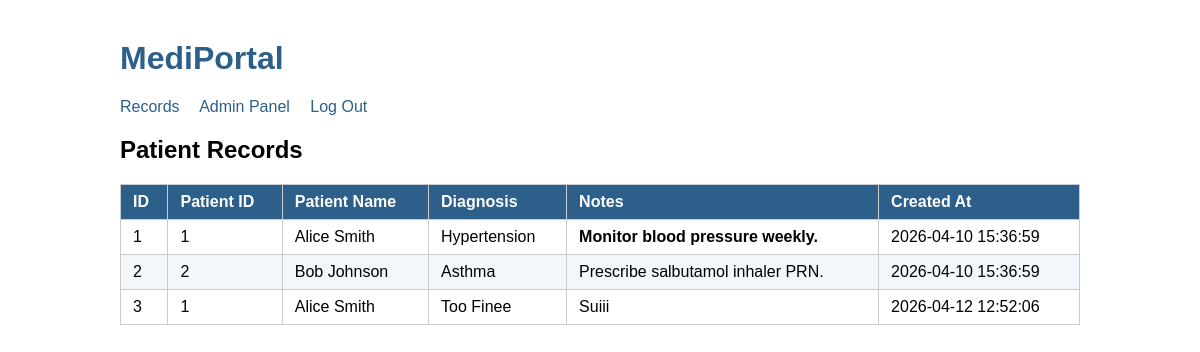
The page /records (signed in) on the database its author committed.
### tables this page shows
CREATE TABLE records (
            id INTEGER PRIMARY KEY AUTOINCREMENT,
            patient_id INTEGER NOT NULL,
            patient_name TEXT NOT NULL,
            diagnosis TEXT NOT NULL,
            notes TEXT,
            created_at TIMESTAMP DEFAULT CURRENT_TIMESTAMP
        );

### records.py (the view)
@records_bp.route("/records")
def view_records():
    redir = login_required()
    if redir:
        return redir
    db = get_db()
    cursor = db.cursor()
    patient_id = request.args.get("patient_id", "")
    search = request.args.get("search", "")
    role = session.get("role", "")
    if role == "patient":
        user_id = str(session.get("user_id", ""))
        query = "SELECT * FROM records WHERE patient_id = " + user_id
        cursor.execute(query)
    elif patient_id:
        query = "SELECT * FROM records WHERE patient_id = " + patient_id
        cursor.execute(query)
    elif search:
        query = "SELECT * FROM records WHERE patient_name LIKE '%{}%' OR diagnosis LIKE '%{}%'".format(search, search)
        cursor.execute(query)
    else:
        cursor.execute("SELECT * FROM records")
    records = cursor.fetchall()
    db.close()
    return render_template("records.html", records=records, role=role)

### records.py (called while the page is built)
def get_db():
    db = sqlite3.connect(DATABASE_PATH)
    db.row_factory = sqlite3.Row
    return db

def login_required():
    if "user" not in session:
        return redirect(url_for("auth.login"))
    return None

### templates/records.html (shortened to what this page needs)
<!DOCTYPE html>
<html lang="en">
<head>
</head>
<body>
    <h1>MediPortal</h1>
    <nav>
        <a href="/records">Records</a>
        <a href="/admin">Admin Panel</a>
        <a href="/logout">Log Out</a>
    </nav>
    <h2>Patient Records</h2>
    <table>
        <thead>
            <tr>
                <th>ID</th>
                <th>Patient ID</th>
                <th>Patient Name</th>
                <th>Diagnosis</th>
                <th>Notes</th>
                <th>Created At</th>
            </tr>
        </thead>
        <tbody>
            {% for record in records %}
            <tr>
                <td>{{ record.id }}</td>
                <td>{{ record.patient_id }}</td>
                <td>{{ record.patient_name }}</td>
                <td>{{ record.diagnosis }}</td>
                <td>{{ record.notes | safe }}</td>
                <td>{{ record.created_at }}</td>
            </tr>
            {% endfor %}
        </tbody>
    </table>
</body>
</html>

### templates/records.html (style rules this page uses)
body { font-family: Arial, sans-serif; max-width: 960px; margin: 40px auto; padding: 0 20px; }
h1 { color: #2c5f8a; }
nav a { margin-right: 16px; color: #2c5f8a; text-decoration: none; }
table { width: 100%; border-collapse: collapse; margin-top: 20px; }
th, td { border: 1px solid #ccc; padding: 8px 12px; text-align: left; vertical-align: top; }
th { background: #2c5f8a; color: #fff; }
tr:nth-child(even) { background: #f2f7fc; }

### rows shown on the page
records: id "1", patient_id "1", patient_name "Alice Smith", diagnosis "Hypertension", notes "Monitor blood pressure weekly.", created_at "2026-04-10 15:36:59"
records: id "2", patient_id "2", patient_name "Bob Johnson", diagnosis "Asthma", notes "Prescribe salbutamol inhaler PRN.", created_at "2026-04-10 15:36:59"
records: id "3", patient_id "1", patient_name "Alice Smith", diagnosis "Too Finee", notes "Suiii", created_at "2026-04-12 12:52:06"
